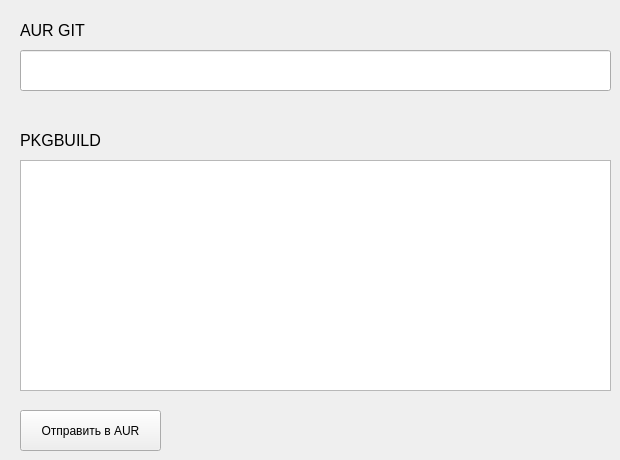
    <widget class="QWidget" name="tab_addaur">
     <attribute name="title">
      <string>Страница</string>
     </attribute>
     <widget class="QLineEdit" name="line_aurgit">
      <property name="geometry">
       <rect>
        <x>20</x>
        <y>50</y>
        <width>591</width>
        <height>41</height>
       </rect>
      </property>
     </widget>
     <widget class="QLabel" name="label_pkgbuild">
      <property name="geometry">
       <rect>
        <x>20</x>
        <y>130</y>
        <width>131</width>
        <height>21</height>
       </rect>
      </property>
      <property name="font">
       <font>
        <pointsize>12</pointsize>
       </font>
      </property>
      <property name="text">
       <string>PKGBUILD</string>
      </property>
     </widget>
     <widget class="QTextEdit" name="text_pkgbuild">
      <property name="geometry">
       <rect>
        <x>20</x>
        <y>160</y>
        <width>591</width>
        <height>231</height>
       </rect>
      </property>
     </widget>
     <widget class="QLabel" name="label_aurgit">
      <property name="geometry">
       <rect>
        <x>20</x>
        <y>20</y>
        <width>71</width>
        <height>20</height>
       </rect>
      </property>
      <property name="font">
       <font>
        <pointsize>12</pointsize>
       </font>
      </property>
      <property name="text">
       <string>AUR GIT</string>
      </property>
     </widget>
     <widget class="QPushButton" name="push_aur">
      <property name="geometry">
       <rect>
        <x>20</x>
        <y>410</y>
        <width>141</width>
        <height>41</height>
       </rect>
      </property>
      <property name="text">
       <string>Отправить в AUR</string>
      </property>
     </widget>
    </widget>
